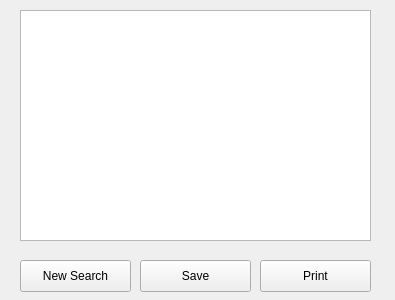
<?xml version="1.0" encoding="UTF-8"?>
<ui version="4.0">
 <class>Results</class>
 <widget class="QWidget" name="Results">
  <property name="geometry">
   <rect>
    <x>0</x>
    <y>0</y>
    <width>395</width>
    <height>300</height>
   </rect>
  </property>
  <property name="windowTitle">
   <string>Results fo: </string>
  </property>
  <widget class="QPushButton" name="printtbtn">
   <property name="geometry">
    <rect>
     <x>260</x>
     <y>260</y>
     <width>111</width>
     <height>32</height>
    </rect>
   </property>
   <property name="text">
    <string>Print</string>
   </property>
  </widget>
  <widget class="QPushButton" name="savebtn">
   <property name="geometry">
    <rect>
     <x>140</x>
     <y>260</y>
     <width>111</width>
     <height>32</height>
    </rect>
   </property>
   <property name="text">
    <string>Save</string>
   </property>
  </widget>
  <widget class="QPushButton" name="newSeachbtn">
   <property name="geometry">
    <rect>
     <x>20</x>
     <y>260</y>
     <width>111</width>
     <height>32</height>
    </rect>
   </property>
   <property name="text">
    <string>New Search</string>
   </property>
  </widget>
  <widget class="QTextEdit" name="ipoInfoviwer">
   <property name="geometry">
    <rect>
     <x>20</x>
     <y>10</y>
     <width>351</width>
     <height>231</height>
    </rect>
   </property>
  </widget>
 </widget>
 <resources/>
 <connections/>
</ui>
